Frame 1 (no input): blank canvas, image omitted
Frame 60 (no input): blank canvas, image omitted
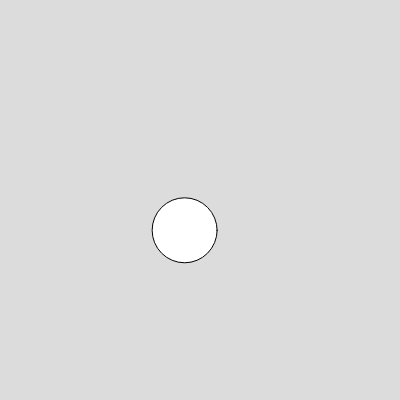
Frame 120 (the mouse pressed at the canvas centre since frame 60)

The p5.js sketch whose frames 1 and 60 were blank and that drew this single picture after the mouse press (run headless with seeded random() and noise() and a simulated clock; from frame 60 on, the mouse is pressed at the canvas centre):

// p5.js sketch
// ── sketch.js
let balls=[];

function setup() {
  createCanvas(400, 400);
 
}

function mousePressed() {
  let x = random(width);
  let y = random(height);
  let r = random(20,80);
  let b = new ball(mouseX,mouseY,r);
  balls.push(b);
}

function draw() {
 background(220);
 for (let ball of balls) {
  ball.move();
  ball.show();
  ball.bounce();
 ball.followMouse()
}
}
 
class ball {
  constructor(x,y,r){
    this.x = x; 
    this.y = y;
    this.r = r;
    this.xspeed = random(-5, 5); 
    this.yspeed = random(-5, 5); 
  }
  
  
  move() {
  
    this.x+= this.xspeed;
    this.y += this.yspeed ;
  }
  
  followMouse(){
    let dx = mouseX - this.x;
    let dy = mouseY - this.y;
    
    let ratio = 0.1;  
  
    this.x += dx * ratio;
    this.y += dy * ratio;
  }
  
  bounce(){
     if (this.x < 0 || this.x > width) {
      this.xspeed *= -1;
    }
    if (this.y < 0 || this.y > height) {
      this.yspeed *= -1;
    }
  }

  show() {
   
    ellipse(this.x, this.y, this.r );
  }
}
  
